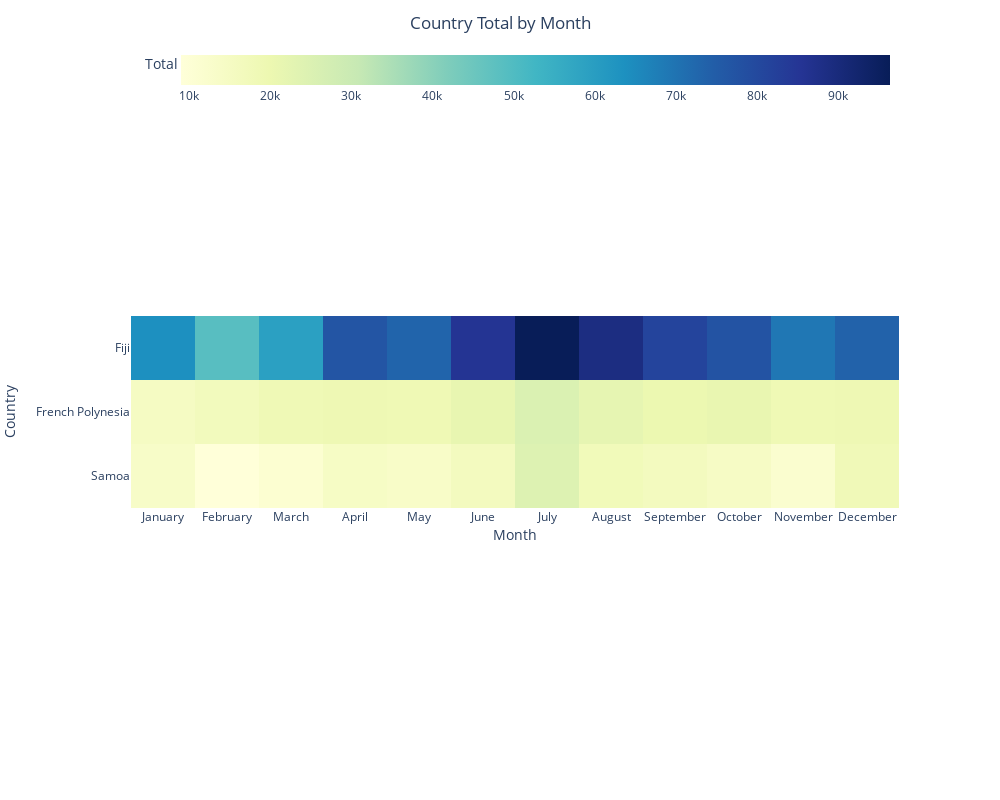

Notebook code cell kept with this figure:
### Code cell
import plotly.express as px
import pandas as pd

# 读取 Excel 文件
file_path = 'hotmap.xlsx'
df = pd.read_excel(file_path)

# 选择需要的列
df = df[['Country', 'month', 'Total']]

# 定义月份的顺序
month_order = ['January', 'February', 'March', 'April', 'May', 'June', 'July', 'August', 'September', 'October', 'November', 'December']

# 将月份列转换为分类数据，并指定顺序
df['month'] = pd.Categorical(df['month'], categories=month_order, ordered=True)

# 将数据转换为宽格式
pivot_table = df.pivot(index='Country', columns='month', values='Total')

# 使用 Plotly Express 创建热力图
fig = px.imshow(pivot_table,
                color_continuous_scale='YlGnBu',
                labels={'x': 'Month', 'y': 'Country', 'color': 'Total'},
                title='Country Total by Month')

# 更新布局以改进显示
fig.update_layout(
    title={
        'text': 'Country Total by Month',
        'x': 0.5,  # Center the title
        'xanchor': 'center',
        'yanchor': 'bottom'
    },
    xaxis_title='Month',
    yaxis_title='Country',
    xaxis=dict(
        tickmode='array',
        tickvals=pivot_table.columns,
        ticktext=pivot_table.columns,
        title_font_size=14,
        tickfont_size=12
    ),
    yaxis=dict(
        tickmode='array',
        tickvals=pivot_table.index,
        ticktext=pivot_table.index,
        title_font_size=14,
        tickfont_size=12
    ),
    coloraxis_colorbar=dict(
        title='Total',
        title_font_size=14,
        tickfont_size=12,
        orientation='h'  # 设置颜色条为水平
    ),
    width=1000,  # Width of the figure
    height=800,  # Height of the figure
    margin=dict(l=100, r=100, t=100, b=100)  # Adjust margins
)

# 显示图形
fig.show()

### Figure 1 — Plotly figure (JSON) as saved in the notebook; plotly's stock layout.template omitted (floating-point values rounded to 4 significant figures)
{"data": [{"coloraxis": "coloraxis", "hovertemplate": "Month: %{x}<br>Country: %{y}<br>Total: %{z}<extra></extra>", "name": "0", "type": "heatmap", "x": ["January", "February", "March", "April", "May", "June", "July", "August", "September", "October", "November", "December"], "xaxis": "x", "y": ["Fiji", "French Polynesia", "Samoa"], "yaxis": "y", "z": [[63807, 48748, 59306, 76813, 73169, 85652, 96376, 88834, 81354, 77467, 69123, 73740], [15007, 16752, 18684, 19240, 18749, 21487, 25361, 21864, 20305, 21170, 18838, 19185], [13755, 9044, 11163, 14413, 13565, 16192, 24647, 17489, 16212, 14544, 11907, 17927]]}], "layout": {"coloraxis": {"colorbar": {"orientation": "h", "tickfont": {"size": 12}, "title": {"font": {"size": 14}, "text": "Total"}}, "colorscale": [[0, "rgb(255,255,217)"], [0.125, "rgb(237,248,177)"], [0.25, "rgb(199,233,180)"], [0.375, "rgb(127,205,187)"], [0.5, "rgb(65,182,196)"], [0.625, "rgb(29,145,192)"], [0.75, "rgb(34,94,168)"], [0.875, "rgb(37,52,148)"], [1, "rgb(8,29,88)"]]}, "height": 800, "margin": {"b": 100, "l": 100, "r": 100, "t": 100}, "title": {"text": "Country Total by Month", "x": 0.5, "xanchor": "center", "yanchor": "bottom"}, "width": 1000, "xaxis": {"anchor": "y", "constrain": "domain", "domain": [0, 1], "scaleanchor": "y", "tickfont": {"size": 12}, "tickmode": "array", "ticktext": ["January", "February", "March", "April", "May", "June", "July", "August", "September", "October", "November", "December"], "tickvals": ["January", "February", "March", "April", "May", "June", "July", "August", "September", "October", "November", "December"], "title": {"font": {"size": 14}, "text": "Month"}}, "yaxis": {"anchor": "x", "autorange": "reversed", "constrain": "domain", "domain": [0, 1], "tickfont": {"size": 12}, "tickmode": "array", "ticktext": ["Fiji", "French Polynesia", "Samoa"], "tickvals": ["Fiji", "French Polynesia", "Samoa"], "title": {"font": {"size": 14}, "text": "Country"}}}}
